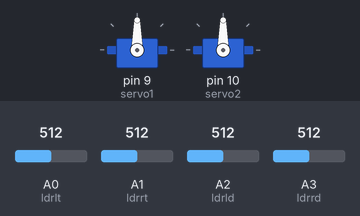
Bench run of a sketch on a simulated Arduino Uno, built with avr-gcc and run on an emulated ATmega328P. Shown: 2 × servo. The test bench sets the inputs (shaded band); at power-on: A1 (ldrrt) = 512, A0 (ldrlt) = 512, A2 (ldrld) = 512, A3 (ldrrd) = 512. What the sketch prints to the serial monitor is not drawn.

Above: at 4.8 s.
4.9 s: A1 (ldrrt) set to 716
13.8 s: A0 (ldrlt) set to 306
Timing chart, 0 to 26.9 s (numbered marks = the images above; inputs shaded):
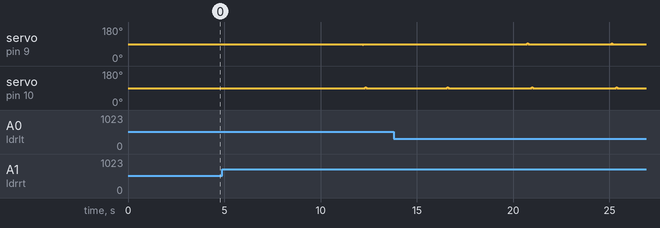

Measured:
- after the input at 4.9 s, servo on pin 9 (servo1): 90° → 85° after 7.3 s, → 90° 0.02 s later; servo on pin 10 (servo2): 90° → 94° after 7.4 s, → 90° 0.04 s later

The sketch:

Sun_Tracking_System.ino
```cpp
#include <Servo.h>

Servo servo1;
Servo servo2;
int ldrlt = 0; //LDR sol üst
int ldrrt = 1; //LDR sağ üst
int ldrld = 2; //LDR sol alt
int ldrrd = 3;


void setup()
{
  servo1.attach(9);
  servo1.writeMicroseconds(1475);
  servo2.attach(10);
  servo2.writeMicroseconds(1475);

Serial.begin(9600);


}

void loop()
{
  int lt = analogRead(ldrlt); // sol üst
int rt = analogRead(ldrrt); // sağ üst
int ld = analogRead(ldrld); // sol alt
int rd = analogRead(ldrrd); // sağ alt
int avt = (lt + rt) ; // average value top
int avd = (ld + rd) ; // average value down
int dn1=  (lt + ld);
int dn2=  (rt + rd);

 Serial.print("1. ");
Serial.println(avt);
delay(1000);
Serial.print("2. ");
Serial.println(avd);
delay(1000);
 Serial.print("3. ");
Serial.println(dn1);
delay(1000);
 Serial.print("4. ");
Serial.println(dn2);
delay(1000);

  if (avt<avd)
  {

      servo1.writeMicroseconds(1515);
      delay(42);
      servo1.writeMicroseconds(1475);
      delay(200);


  }
  else if (avt>avd)
  {

     servo1 .writeMicroseconds(1425);
     delay(24);
     servo1.writeMicroseconds(1475);
     delay(100);

   }
  else
  {
    delay(24);
    servo1.writeMicroseconds(1475);
    delay(24);
    }

  if (dn1<dn2)
  {

      servo2.writeMicroseconds(1515);
      delay(42);
      servo2.writeMicroseconds(1475);
      delay(100);

  }
  else if (dn2<dn1)
  {

     servo2.writeMicroseconds(1425);
     delay(24);
     servo2.writeMicroseconds(1475);
     delay(100);
   }

  else
  {
    delay(24);
    servo2.writeMicroseconds(1475);
    delay(24);
    }


}
```
